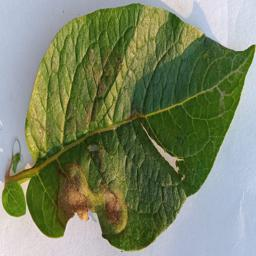
#> input picture images/IMG-20230514-WA0019.jpg, 256 x 256 px
$ python example-contour-detection.py
#> lines starting #> are read from the running program, lines starting #| are printed output that depends on the picture; after the words box and inside, x2 and y2 are one past the last pixel; in counts of white or black regions, pixels touching at a corner belong together
import cv2
import numpy as np

def preprocess_image(image):
    # Preprocessing gambar
    gray = cv2.cvtColor(image, cv2.COLOR_BGR2GRAY)
    blurred = cv2.GaussianBlur(gray, (5, 5), 0)
    return blurred

def detect_contours(image):
    # Deteksi tepi menggunakan Canny edge detection
    _, mask = cv2.threshold(image, 170,30, cv2.THRESH_BINARY)

    # Mencari kontur dalam gambar biner
    contours, _ = cv2.findContours(mask, cv2.RETR_EXTERNAL, cv2.CHAIN_APPROX_SIMPLE)
    return contours

def draw_and_crop_images(image, contours):
    # Menggambar kontur pada gambar asli
    cv2.drawContours(image, contours, -50, (0, 0, 255), 2)

    return image

def main():
    image_path = './images/IMG-20230514-WA0019.jpg'

    # Membaca gambar dari file
    image = cv2.imread(image_path)
#> image is the input picture: shape (256, 256, 3); mean B, G, R 103.2, 133.9, 123.3

    # Preprocessing gambar
    preprocessed_image = preprocess_image(image)
#> in preprocess_image, `gray = cv2.cvtColor(image, cv2.COLOR_BGR2GRAY)`:
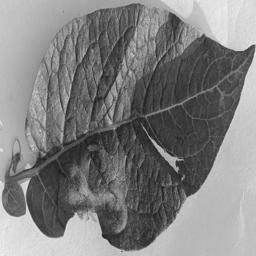
#> gray: shape (256, 256); min 24, max 239, mean 127.2
#> in preprocess_image, `blurred = cv2.GaussianBlur(gray, (5, 5), 0)`:
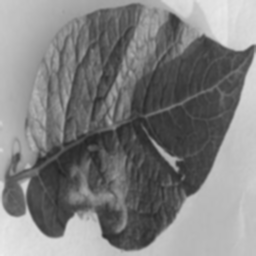
#> blurred: shape (256, 256); min 35, max 235, mean 127.2

    # Deteksi kontur
    contours = detect_contours(preprocessed_image)
#> in detect_contours, `_, mask = cv2.threshold(image, 170,30, cv2.THRESH_BINARY)`:
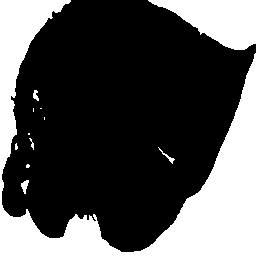
#> mask: shape (256, 256); values 0 (black) and 30 (white), 31.3% white; 12 white regions (6 under 20 px)
#> in detect_contours, `contours, _ = cv2.findContours(mask, cv2.RETR_EXTERNAL, cv2.CHAIN_APPR..`: contours = 12 contours, 7 with area under 20; largest, box (x1, y1, x2, y2) and area: (0, 0, 256, 256) 16373, (148, 0, 256, 50) 3076, (21, 180, 29, 194) 48, (158, 147, 175, 164) 29, (33, 90, 39, 101) 28

    # Menggambar kontur dan melakukan crop
    result_image = draw_and_crop_images(image.copy(), contours)
#> in draw_and_crop_images, `cv2.drawContours(image, contours, -50, (0, 0, 255), 2)`:
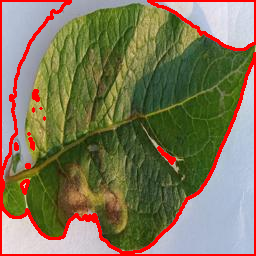
#> image: shape (256, 256, 3); mean of channels 0, 1, 2 89.1, 119.3, 128.9; drawn as B, G, R

    # Menampilkan gambar dengan kontur
    cv2.imshow('Deteksi Kontur', result_image)

    cv2.waitKey(0)
    cv2.destroyAllWindows()

# Menjalankan fungsi main
if __name__ == '__main__':
    main()

$ run again, with images/IMG-20230514-WA0016.jpg copied over images/IMG-20230514-WA0019.jpg
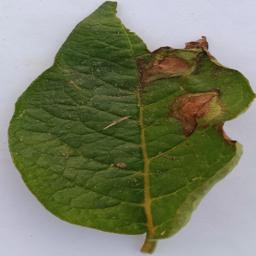
#> input picture images/IMG-20230514-WA0016.jpg, 256 x 256 px
#> in main, image is the input picture: shape (256, 256, 3); mean B, G, R 102.4, 127.3, 122
#> in detect_contours, `_, mask = cv2.threshold(image, 170,30, cv2.THRESH_BINARY)`:
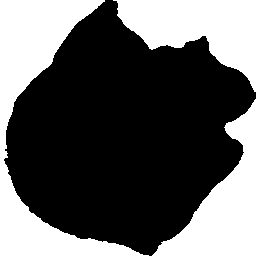
#> mask: shape (256, 256); values 0 (black) and 30 (white), 36.9% white; 3 white regions
#> in detect_contours, `contours, _ = cv2.findContours(mask, cv2.RETR_EXTERNAL, cv2.CHAIN_APPR..`: contours = 3 contours; box (x1, y1, x2, y2) and area: (0, 0, 149, 256) 10282, (113, 0, 256, 92) 6701, (152, 99, 256, 256) 6372
#> in draw_and_crop_images, `cv2.drawContours(image, contours, -50, (0, 0, 255), 2)`:
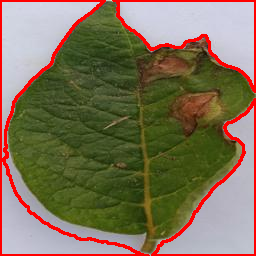
#> image: shape (256, 256, 3); mean of channels 0, 1, 2 88.6, 113.8, 127.2; drawn as B, G, R
